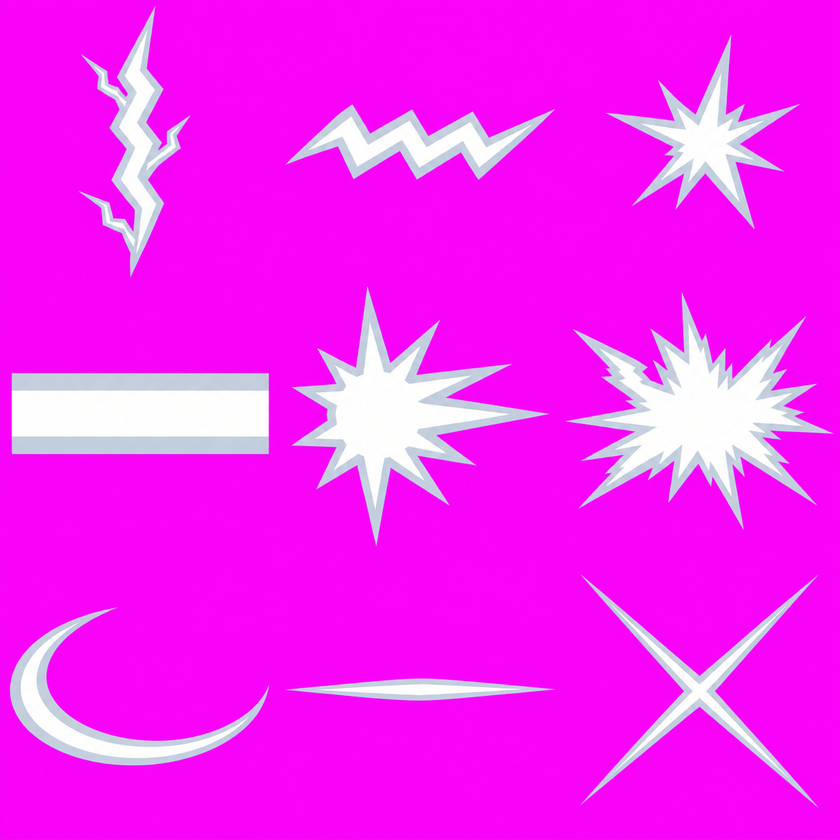
#> input picture UnityResources/Rats/FX_Beam/Sheets/fx_beam.png, 840 x 840 px, shrunk from 1254 x 1254 before the run
$ python slice_rat_parts.py ../UnityResources/Rats/FX_Beam/Sheets/fx_beam.png 5 ../UnityResources/Rats/FX_Beam/Sheets/ref_muzzle.png
#> lines starting #> are read from the running program, lines starting #| are printed output that depends on the picture; after the words box and inside, x2 and y2 are one past the last pixel; in counts of white or black regions, pixels touching at a corner belong together
"""Codex 쥐 파츠 시트(자홍 배경, 5열: 머리·몸통·꼬리·앞다리·뒷다리 / 한 줄 = 한 종) → 파츠 PNG + pivots.json 갱신
사용: python Tools/slice_rat_parts.py <시트.png> <행수> <종id,종id,...|-> [--props 행번호 이름,이름,...]
  종 id 가 '-' 인 행은 건너뜀. --props 는 그 행을 소품으로 잘라 UnityResources/Rats/NewRats/Props/ 에 저장
관절: 다리 = 윗면 가운데, 꼬리 = 왼쪽 끝, 머리 = 아래쪽 목 단면 가운데, 몸통 부착점 = 기존 쥐들 중앙값.
다리 배율: 앞발·뒷발 발끝이 같은 바닥선에 닿게 (앞발 1 기준)."""
import io, json, os, sys
import numpy as np
from PIL import Image
sys.path.insert(0, os.path.dirname(os.path.abspath(__file__)))

ROOT = os.path.dirname(os.path.dirname(os.path.abspath(__file__)))
RES = os.path.join(ROOT, 'UnityResources', 'Rats')
PARTS = ['head', 'torso', 'tail', 'front', 'back']
ANCHOR = {'neck': [0.069, 0.395], 'tail': [0.944, 0.531], 'shoulder': [0.238, 0.448], 'hip': [0.736, 0.325]}   # 기존 쥐 중앙값


def key_magenta(im):
    a = np.array(im.convert('RGB')).astype(np.int32)
    r, g, b = a[..., 0], a[..., 1], a[..., 2]
    # 자홍(255,0,255)에서 멀수록 불투명. 가장자리는 부드럽게
    dist = np.sqrt((r - 255) ** 2 + g ** 2 + (b - 255) ** 2)
    alpha = np.clip((dist - 60) / 60, 0, 1)
    # 자홍이 섞인 가장자리 색 되돌리기 (탈색)
    k = 1 - alpha
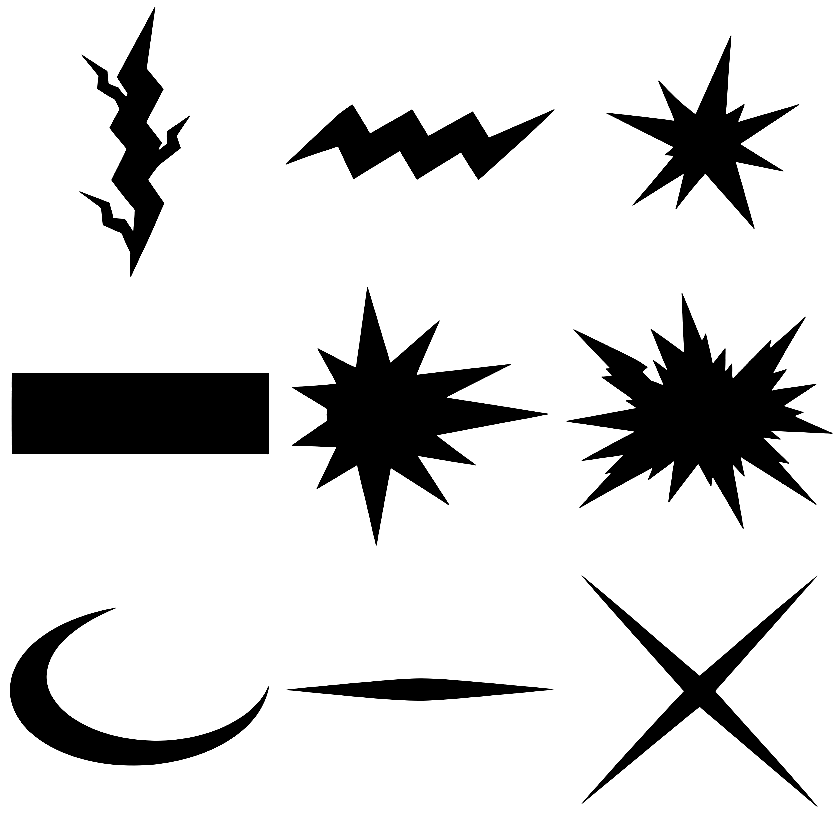
#> k: shape (840, 840) float64; min 0, max 1, mean 0.841
    rgb = a.astype(np.float32)
    rgb[..., 0] = np.clip((rgb[..., 0] - 255 * k) / np.maximum(alpha, 1e-3), 0, 255)
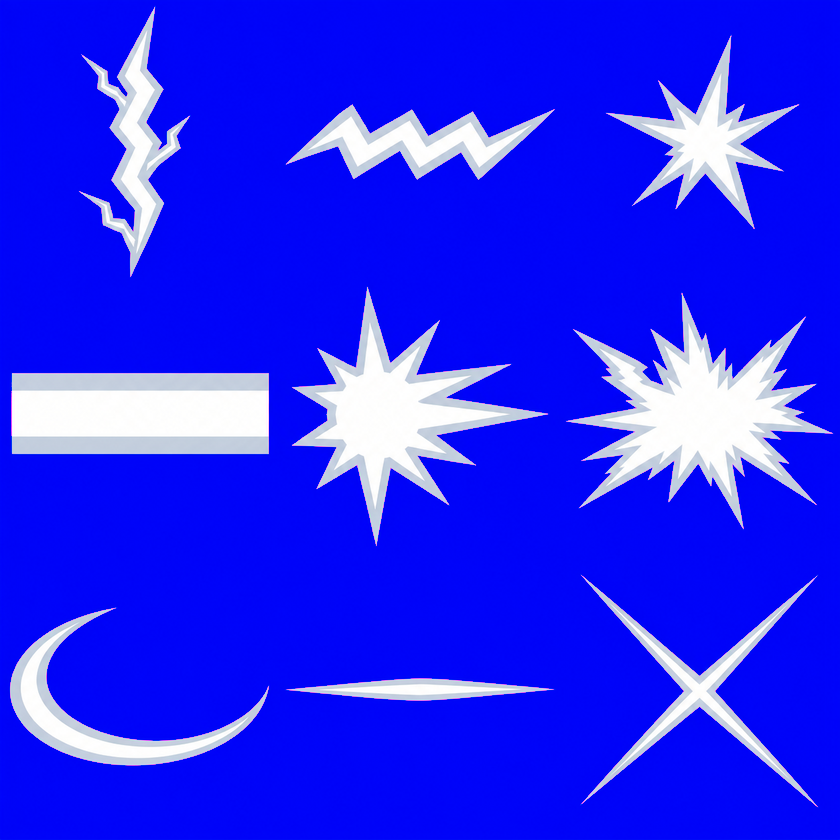
#> rgb: shape (840, 840, 3) float32; mean R, G, B 35.7, 39, 247.7
    rgb[..., 2] = np.clip((rgb[..., 2] - 255 * k) / np.maximum(alpha, 1e-3), 0, 255)
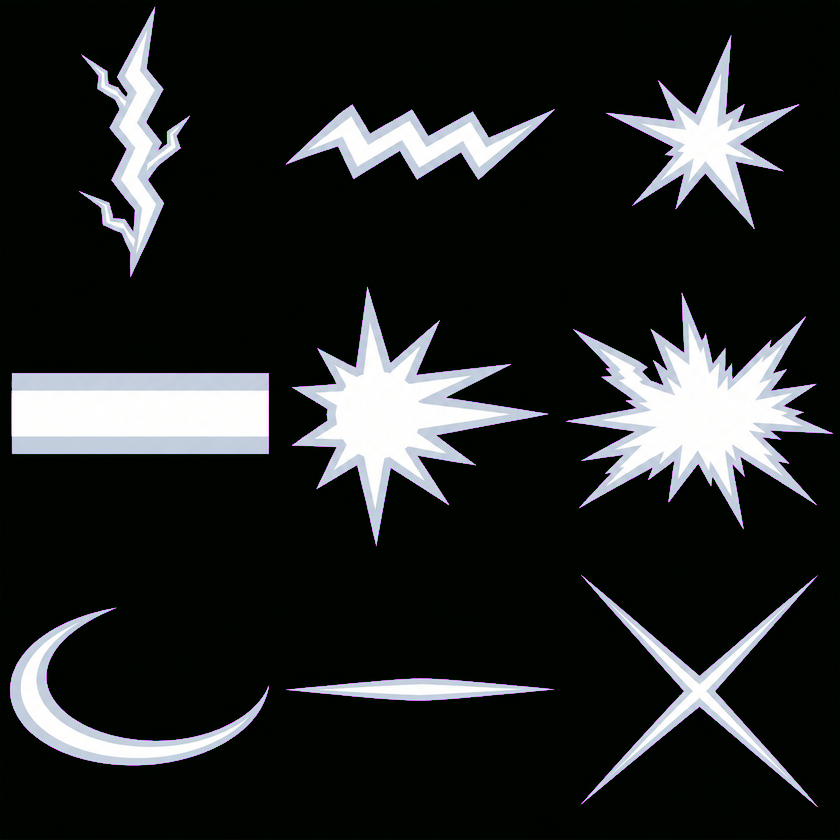
#> rgb: shape (840, 840, 3) float32; mean R, G, B 35.7, 39, 38.1
    out = np.dstack([rgb, alpha * 255]).astype(np.uint8)
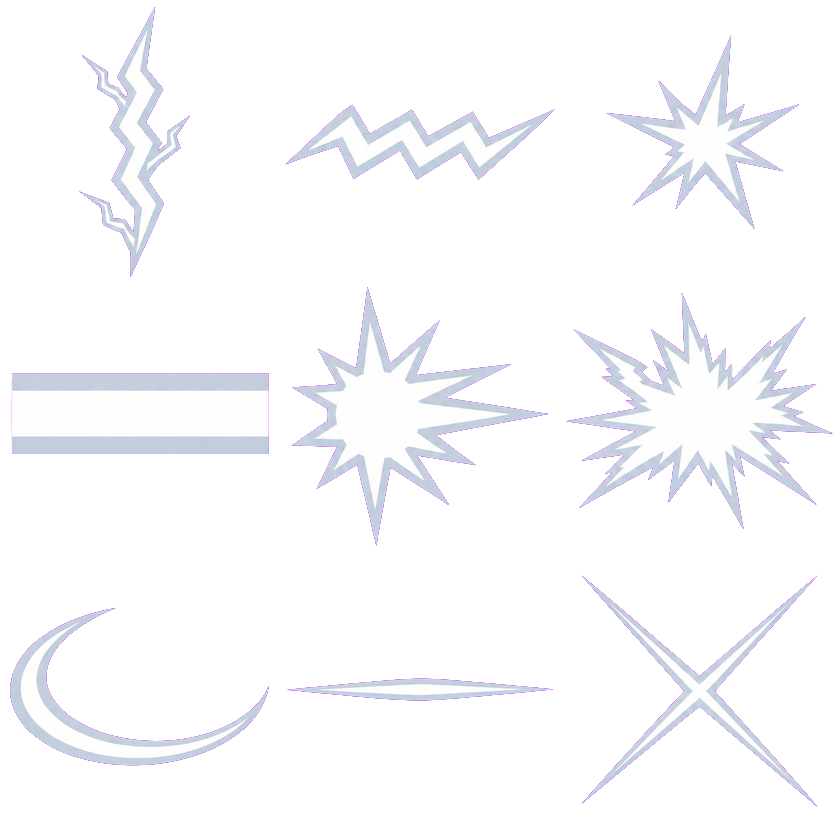
#> out: shape (840, 840, 4); mean R, G, B, A 35.7, 38.8, 38.1, 40.5; transparent parts drawn white
    out[alpha <= 0.02] = 0
    return Image.fromarray(out, 'RGBA')


def crop(cell, pad=4):
    a = np.array(cell.getchannel('A')) > 20
    ys, xs = np.where(a)
    if len(xs) == 0: return None
    x0, x1, y0, y1 = max(0, xs.min() - pad), min(cell.width, xs.max() + 1 + pad), max(0, ys.min() - pad), min(cell.height, ys.max() + 1 + pad)
    return cell.crop((x0, y0, x1, y1))


def leg_pivot(im):
    a = np.array(im.getchannel('A')) > 20
    ys, xs = np.where(a)
    band = ys < ys.min() + max(3, int(im.height * 0.06))
    return [round(float(xs[band].mean()) / im.width, 3), round(float(ys.min() + im.height * 0.04) / im.height, 3)]


def tail_pivot(im):
    a = np.array(im.getchannel('A')) > 20
    ys, xs = np.where(a)
    band = xs < xs.min() + max(3, int(im.width * 0.04))
    return [round(float(xs.min() + im.width * 0.03) / im.width, 3), round(float(ys[band].mean()) / im.height, 3)]


def head_pivot(im):
    a = np.array(im.getchannel('A')) > 20
    ys, xs = np.where(a)
    band = ys > ys.max() - max(3, int(im.height * 0.18))
    return [round(float(xs[band].mean()) / im.width, 3), 0.86]


def main():
    sheet, rows, ids = sys.argv[1], int(sys.argv[2]), sys.argv[3].split(',')
    props = None
    if '--props' in sys.argv:
        i = sys.argv.index('--props'); props = (int(sys.argv[i + 1]), sys.argv[i + 2].split(','))
    im = key_magenta(Image.open(sheet))
    W, H = im.size; cw, ch = W / 5, H / rows
#> after `W, H = im.size`: W = 840; H = 840
#> after `cw, ch = (W / 5, H / rows)`: cw = 168; ch = 168
    arr0 = np.array(im)
    alpha = arr0[..., 3] > 20
#> alpha: shape (840, 840) bool; 16.1% white; 9 white regions, largest, box (x1, y1, x2, y2) and area: (566, 293, 833, 529) 24125, (11, 373, 269, 454) 20867, (292, 287, 548, 546) 20286
    # 줄마다 그림 덩어리(연결 영역)를 찾아 큰 것 5개를 왼쪽부터 머리·몸통·꼬리·앞다리·뒷다리로 (칸 경계를 넘어도 덩어리째)
    from scipy import ndimage
    near = ndimage.binary_dilation(alpha, iterations=4)           # 가까운 조각(침방울 등)은 같은 덩어리로
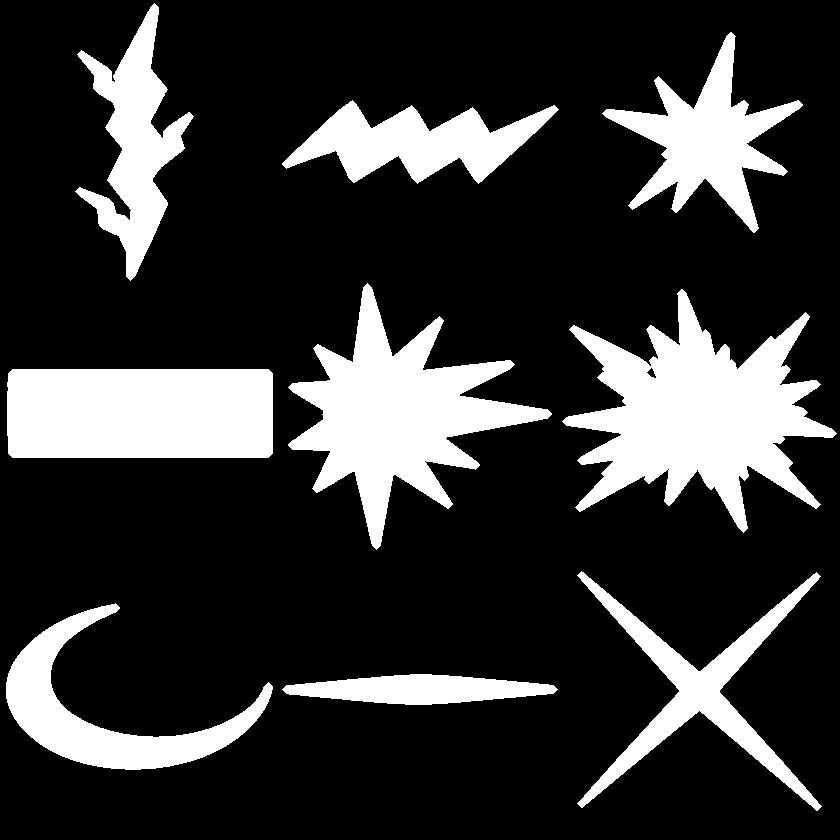
#> near: shape (840, 840) bool; 20.7% white; 9 white regions, largest, box (x1, y1, x2, y2) and area: (562, 289, 837, 533) 30644, (288, 283, 552, 550) 25464, (7, 369, 273, 458) 23595
    lab, n = ndimage.label(near)
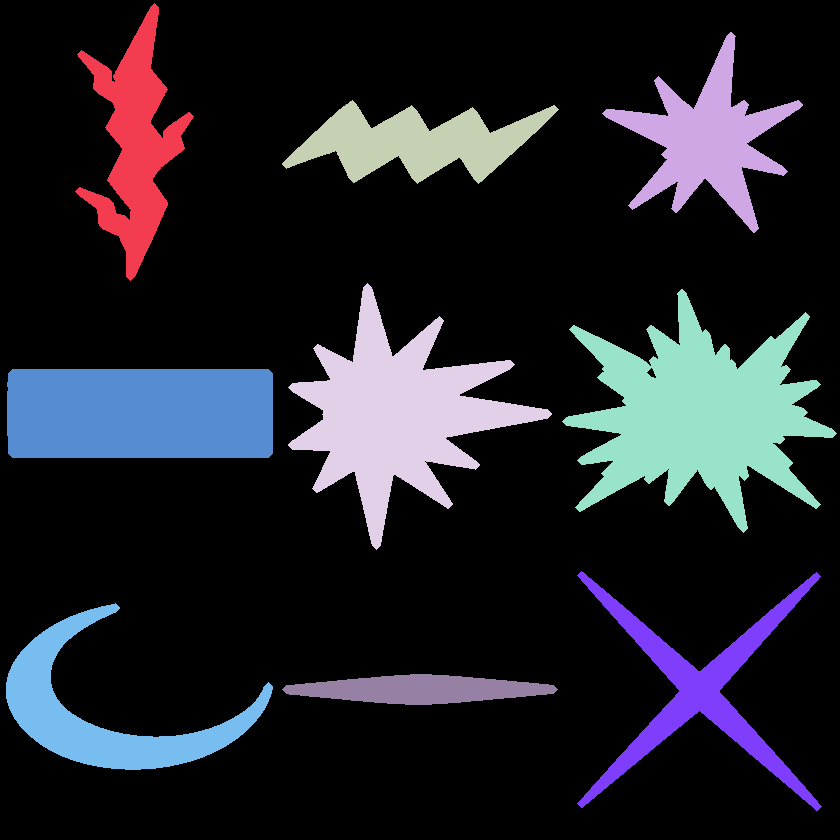
#> lab: shape (840, 840) int32; 10 distinct labels, from 0 to 9; one colour per label, 0 black
#> n = 9
    cells = {}
    for r in range(rows):
        y0, y1 = int(r * ch), int((r + 1) * ch)
        comps = []
        for k in range(1, n + 1):
            ys, xs = np.nonzero((lab == k) & alpha)
            if len(xs) < 200: continue
            cy = ys.mean()
            if y0 <= cy < y1: comps.append((xs.mean(), len(xs), k))
        comps = sorted(sorted(comps, key=lambda c: -c[1])[:5])        # 큰 것 5개 → 왼쪽부터
        for c, (_, _, k) in enumerate(comps): cells[r * 5 + c] = k
#> after the loop, cells = 9 items

    def cell_img(r, c):
        k = cells.get(r * 5 + c)
        if not k: return None
        arr = arr0.copy(); arr[..., 3] = np.where((lab == k) & (arr0[..., 3] > 0), arr[..., 3], 0)
        return crop(Image.fromarray(arr))
    pj_path = os.path.join(RES, 'Parts', 'pivots.json')
#> (the run stopped early here; a loop or call above may not have finished)
